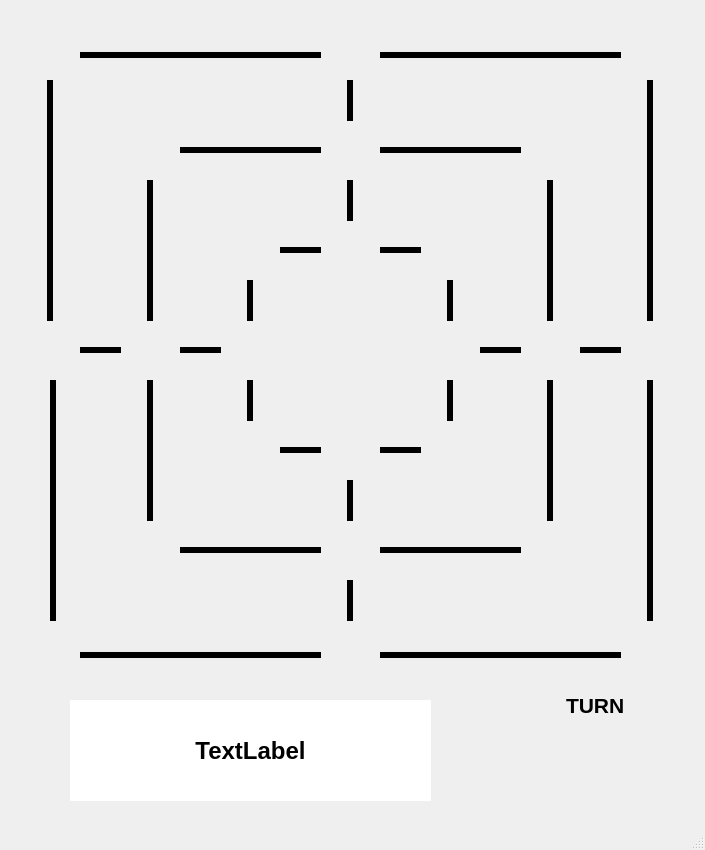
<?xml version="1.0" encoding="UTF-8"?>
<ui version="4.0">
 <class>MainWindow</class>
 <widget class="QMainWindow" name="MainWindow">
  <property name="geometry">
   <rect>
    <x>0</x>
    <y>0</y>
    <width>705</width>
    <height>850</height>
   </rect>
  </property>
  <property name="windowTitle">
   <string>MainWindow</string>
  </property>
  <property name="styleSheet">
   <string notr="true">background-image: url(:/images/wood.jpeg);</string>
  </property>
  <widget class="QWidget" name="centralwidget">
   <widget class="QPushButton" name="a7">
    <property name="geometry">
     <rect>
      <x>20</x>
      <y>20</y>
      <width>61</width>
      <height>61</height>
     </rect>
    </property>
    <property name="styleSheet">
     <string notr="true">QPushButton#a7 {
     border: none;
	background-image: url(:/images/hole.png);
 }
 QPushButton#a7:hover {
    background-image: url(:/images/highlight.png);
	border: none;
 }</string>
    </property>
    <property name="text">
     <string/>
    </property>
   </widget>
   <widget class="QPushButton" name="a4">
    <property name="geometry">
     <rect>
      <x>20</x>
      <y>320</y>
      <width>61</width>
      <height>61</height>
     </rect>
    </property>
    <property name="styleSheet">
     <string notr="true">QPushButton#a4 {
     border: none;
	background-image: url(:/images/hole.png);
 }
 QPushButton#a4:hover {
    background-image: url(:/images/highlight.png);
	border: none;
 }</string>
    </property>
    <property name="text">
     <string/>
    </property>
   </widget>
   <widget class="QPushButton" name="a1">
    <property name="geometry">
     <rect>
      <x>20</x>
      <y>620</y>
      <width>61</width>
      <height>61</height>
     </rect>
    </property>
    <property name="styleSheet">
     <string notr="true">QPushButton#a1 {
     border: none;
	background-image: url(:/images/hole.png);
 }
 QPushButton#a1:hover {
    background-image: url(:/images/highlight.png);
	border: none;
 }</string>
    </property>
    <property name="text">
     <string/>
    </property>
   </widget>
   <widget class="QPushButton" name="g7">
    <property name="geometry">
     <rect>
      <x>620</x>
      <y>20</y>
      <width>61</width>
      <height>61</height>
     </rect>
    </property>
    <property name="styleSheet">
     <string notr="true">QPushButton#g7 {
     border: none;
	background-image: url(:/images/hole.png);
 }
 QPushButton#g7:hover {
    background-image: url(:/images/highlight.png);
	border: none;
 }</string>
    </property>
    <property name="text">
     <string/>
    </property>
   </widget>
   <widget class="QPushButton" name="g4">
    <property name="geometry">
     <rect>
      <x>620</x>
      <y>320</y>
      <width>61</width>
      <height>61</height>
     </rect>
    </property>
    <property name="styleSheet">
     <string notr="true">QPushButton#g4 {
     border: none;
	background-image: url(:/images/hole.png);
 }
 QPushButton#g4:hover {
    background-image: url(:/images/highlight.png);
	border: none;
 }</string>
    </property>
    <property name="text">
     <string/>
    </property>
   </widget>
   <widget class="QPushButton" name="g1">
    <property name="geometry">
     <rect>
      <x>620</x>
      <y>620</y>
      <width>61</width>
      <height>61</height>
     </rect>
    </property>
    <property name="styleSheet">
     <string notr="true">QPushButton#g1 {
     border: none;
	background-image: url(:/images/hole.png);
 }
 QPushButton#g1:hover {
    background-image: url(:/images/highlight.png);
	border: none;
 }</string>
    </property>
    <property name="text">
     <string/>
    </property>
   </widget>
   <widget class="QPushButton" name="d1">
    <property name="geometry">
     <rect>
      <x>320</x>
      <y>620</y>
      <width>61</width>
      <height>61</height>
     </rect>
    </property>
    <property name="styleSheet">
     <string notr="true">QPushButton#d1 {
     border: none;
	background-image: url(:/images/hole.png);
 }
 QPushButton#d1:hover {
    background-image: url(:/images/highlight.png);
	border: none;
 }</string>
    </property>
    <property name="text">
     <string/>
    </property>
   </widget>
   <widget class="QPushButton" name="d6">
    <property name="geometry">
     <rect>
      <x>320</x>
      <y>120</y>
      <width>61</width>
      <height>61</height>
     </rect>
    </property>
    <property name="styleSheet">
     <string notr="true">QPushButton#d6 {
     border: none;
	background-image: url(:/images/hole.png);
 }
 QPushButton#d6:hover {
    background-image: url(:/images/highlight.png);
	border: none;
 }</string>
    </property>
    <property name="text">
     <string/>
    </property>
   </widget>
   <widget class="QPushButton" name="b4">
    <property name="geometry">
     <rect>
      <x>120</x>
      <y>320</y>
      <width>61</width>
      <height>61</height>
     </rect>
    </property>
    <property name="styleSheet">
     <string notr="true">QPushButton#b4 {
     border: none;
	background-image: url(:/images/hole.png);
 }
 QPushButton#b4:hover {
    background-image: url(:/images/highlight.png);
	border: none;
 }</string>
    </property>
    <property name="text">
     <string/>
    </property>
   </widget>
   <widget class="QPushButton" name="d2">
    <property name="geometry">
     <rect>
      <x>320</x>
      <y>520</y>
      <width>61</width>
      <height>61</height>
     </rect>
    </property>
    <property name="styleSheet">
     <string notr="true">QPushButton#d2 {
     border: none;
	background-image: url(:/images/hole.png);
 }
 QPushButton#d2:hover {
    background-image: url(:/images/highlight.png);
	border: none;
 }</string>
    </property>
    <property name="text">
     <string/>
    </property>
   </widget>
   <widget class="QPushButton" name="d3">
    <property name="geometry">
     <rect>
      <x>320</x>
      <y>420</y>
      <width>61</width>
      <height>61</height>
     </rect>
    </property>
    <property name="styleSheet">
     <string notr="true">QPushButton#d3 {
     border: none;
	background-image: url(:/images/hole.png);
 }
 QPushButton#d3:hover {
    background-image: url(:/images/highlight.png);
	border: none;
 }</string>
    </property>
    <property name="text">
     <string/>
    </property>
   </widget>
   <widget class="QPushButton" name="c4">
    <property name="geometry">
     <rect>
      <x>220</x>
      <y>320</y>
      <width>61</width>
      <height>61</height>
     </rect>
    </property>
    <property name="styleSheet">
     <string notr="true">QPushButton#c4 {
     border: none;
	background-image: url(:/images/hole.png);
 }
 QPushButton#c4:hover {
    background-image: url(:/images/highlight.png);
	border: none;
 }</string>
    </property>
    <property name="text">
     <string/>
    </property>
   </widget>
   <widget class="QPushButton" name="c5">
    <property name="geometry">
     <rect>
      <x>220</x>
      <y>220</y>
      <width>61</width>
      <height>61</height>
     </rect>
    </property>
    <property name="styleSheet">
     <string notr="true">QPushButton#c5 {
     border: none;
	background-image: url(:/images/hole.png);
 }
 QPushButton#c5:hover {
    background-image: url(:/images/highlight.png);
	border: none;
 }</string>
    </property>
    <property name="text">
     <string/>
    </property>
   </widget>
   <widget class="QPushButton" name="f4">
    <property name="geometry">
     <rect>
      <x>520</x>
      <y>320</y>
      <width>61</width>
      <height>61</height>
     </rect>
    </property>
    <property name="styleSheet">
     <string notr="true">QPushButton#f4 {
     border: none;
	background-image: url(:/images/hole.png);
 }
 QPushButton#f4:hover {
    background-image: url(:/images/highlight.png);
	border: none;
 }</string>
    </property>
    <property name="text">
     <string/>
    </property>
   </widget>
   <widget class="QPushButton" name="e4">
    <property name="geometry">
     <rect>
      <x>420</x>
      <y>320</y>
      <width>61</width>
      <height>61</height>
     </rect>
    </property>
    <property name="styleSheet">
     <string notr="true">QPushButton#e4 {
     border: none;
	background-image: url(:/images/hole.png);
 }
 QPushButton#e4:hover {
    background-image: url(:/images/highlight.png);
	border: none;
 }</string>
    </property>
    <property name="text">
     <string/>
    </property>
   </widget>
   <widget class="QPushButton" name="e5">
    <property name="geometry">
     <rect>
      <x>420</x>
      <y>220</y>
      <width>61</width>
      <height>61</height>
     </rect>
    </property>
    <property name="styleSheet">
     <string notr="true">QPushButton#e5 {
     border: none;
	background-image: url(:/images/hole.png);
 }
 QPushButton#e5:hover {
    background-image: url(:/images/highlight.png);
	border: none;
 }</string>
    </property>
    <property name="text">
     <string/>
    </property>
   </widget>
   <widget class="QPushButton" name="e3">
    <property name="geometry">
     <rect>
      <x>420</x>
      <y>420</y>
      <width>61</width>
      <height>61</height>
     </rect>
    </property>
    <property name="styleSheet">
     <string notr="true">QPushButton#e3 {
     border: none;
	background-image: url(:/images/hole.png);
 }
 QPushButton#e3:hover {
    background-image: url(:/images/highlight.png);
	border: none;
 }</string>
    </property>
    <property name="text">
     <string/>
    </property>
   </widget>
   <widget class="QPushButton" name="c3">
    <property name="geometry">
     <rect>
      <x>220</x>
      <y>420</y>
      <width>61</width>
      <height>61</height>
     </rect>
    </property>
    <property name="styleSheet">
     <string notr="true">QPushButton#c3 {
     border: none;
	background-image: url(:/images/hole.png);
 }
 QPushButton#c3:hover {
    background-image: url(:/images/highlight.png);
	border: none;
 }</string>
    </property>
    <property name="text">
     <string/>
    </property>
   </widget>
   <widget class="QPushButton" name="b6">
    <property name="geometry">
     <rect>
      <x>120</x>
      <y>120</y>
      <width>61</width>
      <height>61</height>
     </rect>
    </property>
    <property name="styleSheet">
     <string notr="true">QPushButton#b6 {
     border: none;
	background-image: url(:/images/hole.png);
 }
 QPushButton#b6:hover {
    background-image: url(:/images/highlight.png);
	border: none;
 }</string>
    </property>
    <property name="text">
     <string/>
    </property>
   </widget>
   <widget class="QPushButton" name="f6">
    <property name="geometry">
     <rect>
      <x>520</x>
      <y>120</y>
      <width>61</width>
      <height>61</height>
     </rect>
    </property>
    <property name="styleSheet">
     <string notr="true">QPushButton#f6 {
     border: none;
	background-image: url(:/images/hole.png);
 }
 QPushButton#f6:hover {
    background-image: url(:/images/highlight.png);
	border: none;
 }</string>
    </property>
    <property name="text">
     <string/>
    </property>
   </widget>
   <widget class="QPushButton" name="f2">
    <property name="geometry">
     <rect>
      <x>520</x>
      <y>520</y>
      <width>61</width>
      <height>61</height>
     </rect>
    </property>
    <property name="styleSheet">
     <string notr="true">QPushButton#f2 {
     border: none;
	background-image: url(:/images/hole.png);
 }
 QPushButton#f2:hover {
    background-image: url(:/images/highlight.png);
	border: none;
 }</string>
    </property>
    <property name="text">
     <string/>
    </property>
   </widget>
   <widget class="QPushButton" name="b2">
    <property name="geometry">
     <rect>
      <x>120</x>
      <y>520</y>
      <width>61</width>
      <height>61</height>
     </rect>
    </property>
    <property name="styleSheet">
     <string notr="true">QPushButton#b2 {
     border: none;
	background-image: url(:/images/hole.png);
 }
 QPushButton#b2:hover {
    background-image: url(:/images/highlight.png);
	border: none;
 }</string>
    </property>
    <property name="text">
     <string/>
    </property>
   </widget>
   <widget class="QPushButton" name="d5">
    <property name="geometry">
     <rect>
      <x>320</x>
      <y>220</y>
      <width>61</width>
      <height>61</height>
     </rect>
    </property>
    <property name="styleSheet">
     <string notr="true">QPushButton#d5 {
     border: none;
	background-image: url(:/images/hole.png);
 }
 QPushButton#d5:hover {
    background-image: url(:/images/highlight.png);
	border: none;
 }</string>
    </property>
    <property name="text">
     <string/>
    </property>
   </widget>
   <widget class="QPushButton" name="d7">
    <property name="geometry">
     <rect>
      <x>320</x>
      <y>20</y>
      <width>61</width>
      <height>61</height>
     </rect>
    </property>
    <property name="styleSheet">
     <string notr="true">QPushButton#d7 {
     border: none;
	background-image: url(:/images/hole.png);
 }
 QPushButton#d7:hover {
    background-image: url(:/images/highlight.png);
	border: none;
 }</string>
    </property>
    <property name="text">
     <string/>
    </property>
   </widget>
   <widget class="Line" name="line">
    <property name="geometry">
     <rect>
      <x>80</x>
      <y>645</y>
      <width>241</width>
      <height>21</height>
     </rect>
    </property>
    <property name="styleSheet">
     <string notr="true"/>
    </property>
    <property name="frameShadow">
     <enum>QFrame::Plain</enum>
    </property>
    <property name="lineWidth">
     <number>6</number>
    </property>
    <property name="orientation">
     <enum>Qt::Horizontal</enum>
    </property>
   </widget>
   <widget class="Line" name="line_2">
    <property name="geometry">
     <rect>
      <x>380</x>
      <y>640</y>
      <width>241</width>
      <height>31</height>
     </rect>
    </property>
    <property name="frameShadow">
     <enum>QFrame::Plain</enum>
    </property>
    <property name="lineWidth">
     <number>6</number>
    </property>
    <property name="orientation">
     <enum>Qt::Horizontal</enum>
    </property>
   </widget>
   <widget class="Line" name="line_3">
    <property name="geometry">
     <rect>
      <x>80</x>
      <y>45</y>
      <width>241</width>
      <height>21</height>
     </rect>
    </property>
    <property name="frameShadow">
     <enum>QFrame::Plain</enum>
    </property>
    <property name="lineWidth">
     <number>6</number>
    </property>
    <property name="orientation">
     <enum>Qt::Horizontal</enum>
    </property>
   </widget>
   <widget class="Line" name="line_4">
    <property name="geometry">
     <rect>
      <x>380</x>
      <y>40</y>
      <width>241</width>
      <height>31</height>
     </rect>
    </property>
    <property name="frameShadow">
     <enum>QFrame::Plain</enum>
    </property>
    <property name="lineWidth">
     <number>6</number>
    </property>
    <property name="orientation">
     <enum>Qt::Horizontal</enum>
    </property>
   </widget>
   <widget class="Line" name="line_5">
    <property name="geometry">
     <rect>
      <x>43</x>
      <y>380</y>
      <width>20</width>
      <height>241</height>
     </rect>
    </property>
    <property name="frameShadow">
     <enum>QFrame::Plain</enum>
    </property>
    <property name="lineWidth">
     <number>6</number>
    </property>
    <property name="orientation">
     <enum>Qt::Vertical</enum>
    </property>
   </widget>
   <widget class="Line" name="line_6">
    <property name="geometry">
     <rect>
      <x>40</x>
      <y>80</y>
      <width>20</width>
      <height>241</height>
     </rect>
    </property>
    <property name="frameShadow">
     <enum>QFrame::Plain</enum>
    </property>
    <property name="lineWidth">
     <number>6</number>
    </property>
    <property name="orientation">
     <enum>Qt::Vertical</enum>
    </property>
   </widget>
   <widget class="Line" name="line_7">
    <property name="geometry">
     <rect>
      <x>640</x>
      <y>80</y>
      <width>20</width>
      <height>241</height>
     </rect>
    </property>
    <property name="frameShadow">
     <enum>QFrame::Plain</enum>
    </property>
    <property name="lineWidth">
     <number>6</number>
    </property>
    <property name="orientation">
     <enum>Qt::Vertical</enum>
    </property>
   </widget>
   <widget class="Line" name="line_8">
    <property name="geometry">
     <rect>
      <x>640</x>
      <y>380</y>
      <width>20</width>
      <height>241</height>
     </rect>
    </property>
    <property name="frameShadow">
     <enum>QFrame::Plain</enum>
    </property>
    <property name="lineWidth">
     <number>6</number>
    </property>
    <property name="orientation">
     <enum>Qt::Vertical</enum>
    </property>
   </widget>
   <widget class="Line" name="line_9">
    <property name="geometry">
     <rect>
      <x>540</x>
      <y>380</y>
      <width>20</width>
      <height>141</height>
     </rect>
    </property>
    <property name="frameShadow">
     <enum>QFrame::Plain</enum>
    </property>
    <property name="lineWidth">
     <number>6</number>
    </property>
    <property name="orientation">
     <enum>Qt::Vertical</enum>
    </property>
   </widget>
   <widget class="Line" name="line_10">
    <property name="geometry">
     <rect>
      <x>540</x>
      <y>180</y>
      <width>20</width>
      <height>141</height>
     </rect>
    </property>
    <property name="frameShadow">
     <enum>QFrame::Plain</enum>
    </property>
    <property name="lineWidth">
     <number>6</number>
    </property>
    <property name="orientation">
     <enum>Qt::Vertical</enum>
    </property>
   </widget>
   <widget class="Line" name="line_11">
    <property name="geometry">
     <rect>
      <x>140</x>
      <y>180</y>
      <width>20</width>
      <height>141</height>
     </rect>
    </property>
    <property name="frameShadow">
     <enum>QFrame::Plain</enum>
    </property>
    <property name="lineWidth">
     <number>6</number>
    </property>
    <property name="orientation">
     <enum>Qt::Vertical</enum>
    </property>
   </widget>
   <widget class="Line" name="line_13">
    <property name="geometry">
     <rect>
      <x>180</x>
      <y>140</y>
      <width>141</width>
      <height>21</height>
     </rect>
    </property>
    <property name="frameShadow">
     <enum>QFrame::Plain</enum>
    </property>
    <property name="lineWidth">
     <number>6</number>
    </property>
    <property name="orientation">
     <enum>Qt::Horizontal</enum>
    </property>
   </widget>
   <widget class="Line" name="line_14">
    <property name="geometry">
     <rect>
      <x>380</x>
      <y>140</y>
      <width>141</width>
      <height>21</height>
     </rect>
    </property>
    <property name="frameShadow">
     <enum>QFrame::Plain</enum>
    </property>
    <property name="lineWidth">
     <number>6</number>
    </property>
    <property name="orientation">
     <enum>Qt::Horizontal</enum>
    </property>
   </widget>
   <widget class="Line" name="line_15">
    <property name="geometry">
     <rect>
      <x>180</x>
      <y>540</y>
      <width>141</width>
      <height>21</height>
     </rect>
    </property>
    <property name="frameShadow">
     <enum>QFrame::Plain</enum>
    </property>
    <property name="lineWidth">
     <number>6</number>
    </property>
    <property name="orientation">
     <enum>Qt::Horizontal</enum>
    </property>
   </widget>
   <widget class="Line" name="line_16">
    <property name="geometry">
     <rect>
      <x>380</x>
      <y>540</y>
      <width>141</width>
      <height>21</height>
     </rect>
    </property>
    <property name="frameShadow">
     <enum>QFrame::Plain</enum>
    </property>
    <property name="lineWidth">
     <number>6</number>
    </property>
    <property name="orientation">
     <enum>Qt::Horizontal</enum>
    </property>
   </widget>
   <widget class="Line" name="line_17">
    <property name="geometry">
     <rect>
      <x>80</x>
      <y>340</y>
      <width>41</width>
      <height>21</height>
     </rect>
    </property>
    <property name="frameShadow">
     <enum>QFrame::Plain</enum>
    </property>
    <property name="lineWidth">
     <number>6</number>
    </property>
    <property name="orientation">
     <enum>Qt::Horizontal</enum>
    </property>
   </widget>
   <widget class="Line" name="line_18">
    <property name="geometry">
     <rect>
      <x>180</x>
      <y>340</y>
      <width>41</width>
      <height>21</height>
     </rect>
    </property>
    <property name="frameShadow">
     <enum>QFrame::Plain</enum>
    </property>
    <property name="lineWidth">
     <number>6</number>
    </property>
    <property name="orientation">
     <enum>Qt::Horizontal</enum>
    </property>
   </widget>
   <widget class="Line" name="line_19">
    <property name="geometry">
     <rect>
      <x>280</x>
      <y>240</y>
      <width>41</width>
      <height>21</height>
     </rect>
    </property>
    <property name="frameShadow">
     <enum>QFrame::Plain</enum>
    </property>
    <property name="lineWidth">
     <number>6</number>
    </property>
    <property name="orientation">
     <enum>Qt::Horizontal</enum>
    </property>
   </widget>
   <widget class="Line" name="line_20">
    <property name="geometry">
     <rect>
      <x>380</x>
      <y>240</y>
      <width>41</width>
      <height>21</height>
     </rect>
    </property>
    <property name="frameShadow">
     <enum>QFrame::Plain</enum>
    </property>
    <property name="lineWidth">
     <number>6</number>
    </property>
    <property name="orientation">
     <enum>Qt::Horizontal</enum>
    </property>
   </widget>
   <widget class="Line" name="line_21">
    <property name="geometry">
     <rect>
      <x>380</x>
      <y>440</y>
      <width>41</width>
      <height>21</height>
     </rect>
    </property>
    <property name="frameShadow">
     <enum>QFrame::Plain</enum>
    </property>
    <property name="lineWidth">
     <number>6</number>
    </property>
    <property name="orientation">
     <enum>Qt::Horizontal</enum>
    </property>
   </widget>
   <widget class="Line" name="line_22">
    <property name="geometry">
     <rect>
      <x>280</x>
      <y>440</y>
      <width>41</width>
      <height>21</height>
     </rect>
    </property>
    <property name="frameShadow">
     <enum>QFrame::Plain</enum>
    </property>
    <property name="lineWidth">
     <number>6</number>
    </property>
    <property name="orientation">
     <enum>Qt::Horizontal</enum>
    </property>
   </widget>
   <widget class="Line" name="line_23">
    <property name="geometry">
     <rect>
      <x>480</x>
      <y>340</y>
      <width>41</width>
      <height>21</height>
     </rect>
    </property>
    <property name="frameShadow">
     <enum>QFrame::Plain</enum>
    </property>
    <property name="lineWidth">
     <number>6</number>
    </property>
    <property name="orientation">
     <enum>Qt::Horizontal</enum>
    </property>
   </widget>
   <widget class="Line" name="line_24">
    <property name="geometry">
     <rect>
      <x>580</x>
      <y>340</y>
      <width>41</width>
      <height>21</height>
     </rect>
    </property>
    <property name="frameShadow">
     <enum>QFrame::Plain</enum>
    </property>
    <property name="lineWidth">
     <number>6</number>
    </property>
    <property name="orientation">
     <enum>Qt::Horizontal</enum>
    </property>
   </widget>
   <widget class="Line" name="line_25">
    <property name="geometry">
     <rect>
      <x>240</x>
      <y>380</y>
      <width>20</width>
      <height>41</height>
     </rect>
    </property>
    <property name="frameShadow">
     <enum>QFrame::Plain</enum>
    </property>
    <property name="lineWidth">
     <number>6</number>
    </property>
    <property name="orientation">
     <enum>Qt::Vertical</enum>
    </property>
   </widget>
   <widget class="Line" name="line_26">
    <property name="geometry">
     <rect>
      <x>240</x>
      <y>280</y>
      <width>20</width>
      <height>41</height>
     </rect>
    </property>
    <property name="frameShadow">
     <enum>QFrame::Plain</enum>
    </property>
    <property name="lineWidth">
     <number>6</number>
    </property>
    <property name="orientation">
     <enum>Qt::Vertical</enum>
    </property>
   </widget>
   <widget class="Line" name="line_27">
    <property name="geometry">
     <rect>
      <x>440</x>
      <y>280</y>
      <width>20</width>
      <height>41</height>
     </rect>
    </property>
    <property name="frameShadow">
     <enum>QFrame::Plain</enum>
    </property>
    <property name="lineWidth">
     <number>6</number>
    </property>
    <property name="orientation">
     <enum>Qt::Vertical</enum>
    </property>
   </widget>
   <widget class="Line" name="line_28">
    <property name="geometry">
     <rect>
      <x>440</x>
      <y>380</y>
      <width>20</width>
      <height>41</height>
     </rect>
    </property>
    <property name="frameShadow">
     <enum>QFrame::Plain</enum>
    </property>
    <property name="lineWidth">
     <number>6</number>
    </property>
    <property name="orientation">
     <enum>Qt::Vertical</enum>
    </property>
   </widget>
   <widget class="Line" name="line_29">
    <property name="geometry">
     <rect>
      <x>340</x>
      <y>480</y>
      <width>20</width>
      <height>41</height>
     </rect>
    </property>
    <property name="frameShadow">
     <enum>QFrame::Plain</enum>
    </property>
    <property name="lineWidth">
     <number>6</number>
    </property>
    <property name="orientation">
     <enum>Qt::Vertical</enum>
    </property>
   </widget>
   <widget class="Line" name="line_30">
    <property name="geometry">
     <rect>
      <x>340</x>
      <y>580</y>
      <width>20</width>
      <height>41</height>
     </rect>
    </property>
    <property name="frameShadow">
     <enum>QFrame::Plain</enum>
    </property>
    <property name="lineWidth">
     <number>6</number>
    </property>
    <property name="orientation">
     <enum>Qt::Vertical</enum>
    </property>
   </widget>
   <widget class="Line" name="line_31">
    <property name="geometry">
     <rect>
      <x>340</x>
      <y>180</y>
      <width>20</width>
      <height>41</height>
     </rect>
    </property>
    <property name="frameShadow">
     <enum>QFrame::Plain</enum>
    </property>
    <property name="lineWidth">
     <number>6</number>
    </property>
    <property name="orientation">
     <enum>Qt::Vertical</enum>
    </property>
   </widget>
   <widget class="Line" name="line_32">
    <property name="geometry">
     <rect>
      <x>340</x>
      <y>80</y>
      <width>20</width>
      <height>41</height>
     </rect>
    </property>
    <property name="frameShadow">
     <enum>QFrame::Plain</enum>
    </property>
    <property name="lineWidth">
     <number>6</number>
    </property>
    <property name="orientation">
     <enum>Qt::Vertical</enum>
    </property>
   </widget>
   <widget class="Line" name="line_12">
    <property name="geometry">
     <rect>
      <x>140</x>
      <y>380</y>
      <width>20</width>
      <height>141</height>
     </rect>
    </property>
    <property name="frameShadow">
     <enum>QFrame::Plain</enum>
    </property>
    <property name="lineWidth">
     <number>6</number>
    </property>
    <property name="orientation">
     <enum>Qt::Vertical</enum>
    </property>
   </widget>
   <widget class="QPushButton" name="turnBox">
    <property name="geometry">
     <rect>
      <x>560</x>
      <y>730</y>
      <width>81</width>
      <height>81</height>
     </rect>
    </property>
    <property name="styleSheet">
     <string notr="true">border: none;</string>
    </property>
    <property name="text">
     <string/>
    </property>
   </widget>
   <widget class="QLabel" name="turnLabel">
    <property name="geometry">
     <rect>
      <x>566</x>
      <y>695</y>
      <width>71</width>
      <height>21</height>
     </rect>
    </property>
    <property name="font">
     <font>
      <pointsize>16</pointsize>
      <weight>75</weight>
      <bold>true</bold>
     </font>
    </property>
    <property name="text">
     <string>TURN</string>
    </property>
   </widget>
   <widget class="QLabel" name="textEdit">
    <property name="geometry">
     <rect>
      <x>70</x>
      <y>700</y>
      <width>361</width>
      <height>101</height>
     </rect>
    </property>
    <property name="font">
     <font>
      <pointsize>18</pointsize>
      <weight>75</weight>
      <bold>true</bold>
     </font>
    </property>
    <property name="styleSheet">
     <string notr="true">background-color: rgb(255, 255, 255);</string>
    </property>
    <property name="text">
     <string>TextLabel</string>
    </property>
    <property name="alignment">
     <set>Qt::AlignCenter</set>
    </property>
   </widget>
  </widget>
  <widget class="QMenuBar" name="menubar">
   <property name="geometry">
    <rect>
     <x>0</x>
     <y>0</y>
     <width>705</width>
     <height>20</height>
    </rect>
   </property>
  </widget>
  <widget class="QStatusBar" name="statusbar"/>
 </widget>
 <resources/>
 <connections/>
</ui>
